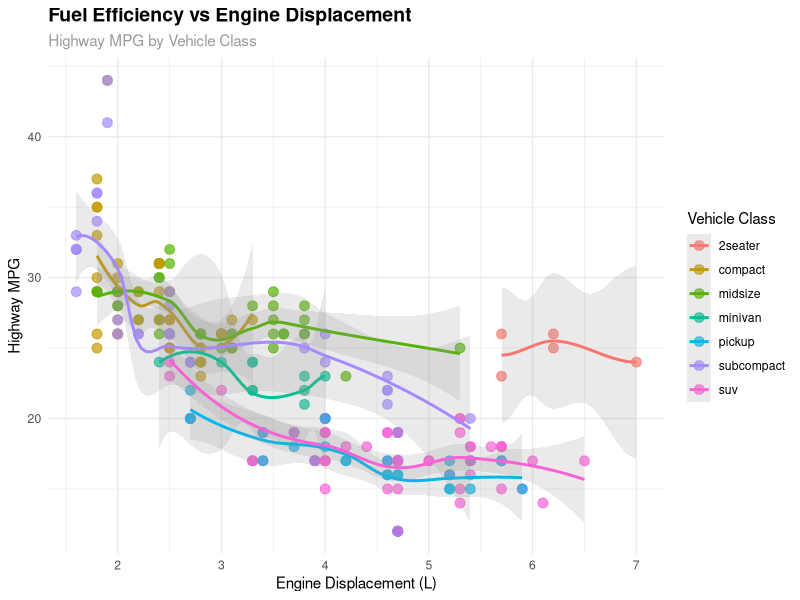

Source code (R):
## ---- chunk 1
suppressPackageStartupMessages(library(tidyverse))
## ---- chunk 2
ggplot(mpg, aes(x = displ, y = hwy, color = class)) +
  geom_point(size = 3, alpha = 0.7) +
  geom_smooth(method = "loess", se = TRUE, alpha = 0.2) +
  labs(
    title = "Fuel Efficiency vs Engine Displacement",
    subtitle = "Highway MPG by Vehicle Class",
    x = "Engine Displacement (L)",
    y = "Highway MPG",
    color = "Vehicle Class"
  ) +
  theme_minimal() +
  theme(
    plot.title = element_text(face = "bold", size = 14),
    plot.subtitle = element_text(size = 11, color = "gray60")
  )
